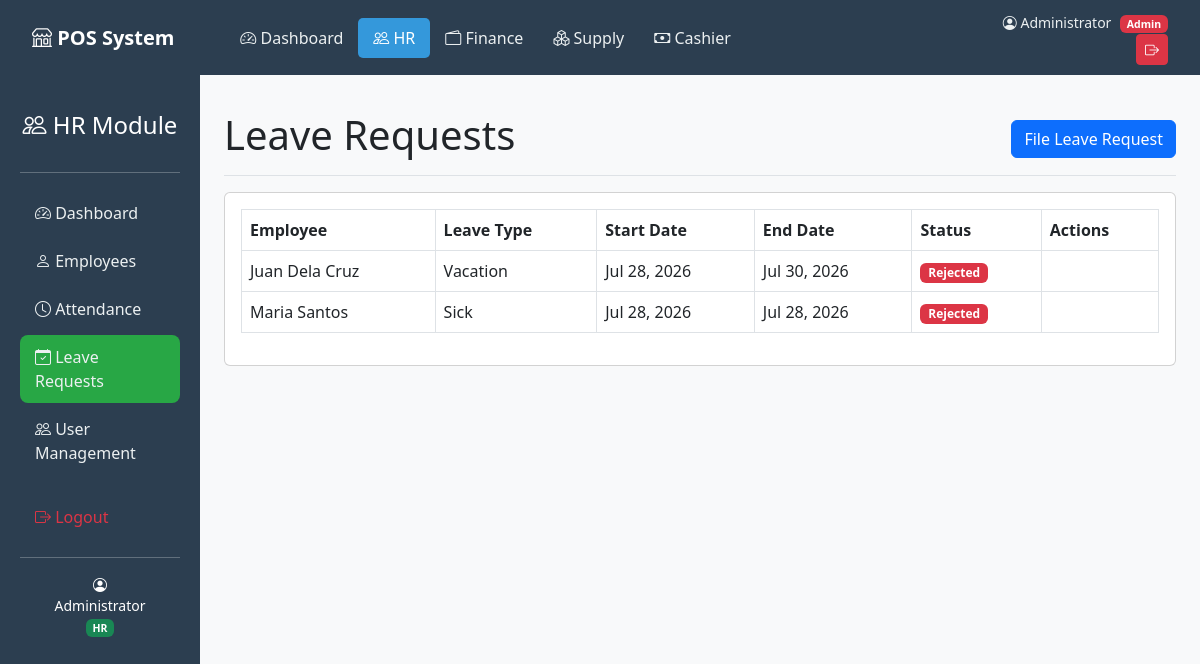
The app's page /pos-system/modules/hr/leave-requests.php (signed in) with its own data.
### tables this page shows
CREATE TABLE `leave_requests` (
  `id` int(11) NOT NULL,
  `employee_id` int(11) NOT NULL,
  `leave_type` enum('sick','vacation','emergency','other') NOT NULL,
  `start_date` date NOT NULL,
  `end_date` date NOT NULL,
  `reason` text DEFAULT NULL,
  `status` enum('pending','approved','rejected') DEFAULT 'pending',
  `date_filed` timestamp NOT NULL DEFAULT current_timestamp()
);

CREATE TABLE `employees` (
  `id` int(11) NOT NULL,
  `employee_id` varchar(20) NOT NULL,
  `first_name` varchar(50) NOT NULL,
  `last_name` varchar(50) NOT NULL,
  `position` varchar(50) DEFAULT NULL,
  `department` varchar(50) DEFAULT NULL,
  `date_hired` date DEFAULT NULL,
  `status` enum('active','inactive') DEFAULT 'active',
  `created_at` timestamp NOT NULL DEFAULT current_timestamp()
);

### pos-system/modules/hr/leave-requests.php (the view, shortened to what this page needs)
<?php
require_once '../../config/database.php';
require_once '../../includes/header.php';
require_once '../../includes/sidebar.php';
?>
<main class="col-md-10 ms-sm-auto px-md-4 main-content">
    <div class="d-flex justify-content-between flex-wrap flex-md-nowrap align-items-center pt-3 pb-2 mb-3 border-bottom">
        <h1>Leave Requests</h1>
        <button class="btn btn-primary" data-bs-toggle="modal" data-bs-target="#addLeaveModal">File Leave Request</button>
    </div>
    <div class="card">
        <div class="card-body">
            <div class="table-responsive">
                <table class="table table-bordered table-hover">
                    <thead>
                        <tr>
                            <th>Employee</th>
                            <th>Leave Type</th>
                            <th>Start Date</th>
                            <th>End Date</th>
                            <th>Status</th>
                            <th>Actions</th>
                        </tr>
                    </thead>
                    <tbody>
                        <?php
                        try {
                            $leaves = $pdo->query("
                                SELECT l.*, e.first_name, e.last_name
                                FROM leave_requests l
                                JOIN employees e ON l.employee_id = e.id
                                ORDER BY l.date_filed DESC
                            ");
                            while($row = $leaves->fetch()):
                        ?>
                        <tr>
                            <td><?php echo htmlspecialchars($row['first_name'] . ' ' . $row['last_name']); ?></td>
                            <td><?php echo ucfirst($row['leave_type']); ?></td>
                            <td><?php echo date('M d, Y', strtotime($row['start_date'])); ?></td>
                            <td><?php echo date('M d, Y', strtotime($row['end_date'])); ?></td>
                            <td>
                                <span class="badge bg-<?php
                                    echo $row['status'] == 'approved' ? 'success' :
                                        ($row['status'] == 'rejected' ? 'danger' : 'warning');
                                ?>">
                                    <?php echo ucfirst($row['status']); ?>
                                </span>
                            </td>
                            <td>
                            </td>
                        </tr>
                        <?php
                            endwhile;
                        } catch (PDOException $e) {
                            echo '<tr><td colspan="6" class="text-center text-danger">Error: ' . $e->getMessage() . '</td></tr>';
                        }
                        ?>
                    </tbody>
                </table>
            </div>
        </div>
    </div>
</main>
<?php require_once '../../includes/footer.php'; ?>

### pos-system/includes/header.php (style rules this page uses)
body { background: #f8f9fa; }
.main-content { padding: 20px; }

### records on screen
leave_requests: employee.last_name "Juan Dela Cruz", leave_type "Vacation", start_date "Jul 28, 2026", end_date "Jul 30, 2026", status "Rejected"
leave_requests: employee.last_name "Maria Santos", leave_type "Sick", start_date "Jul 28, 2026", end_date "Jul 28, 2026", status "Rejected"

### other values on screen
$_SESSION['full_name'] "Administrator"
$role "Admin"
